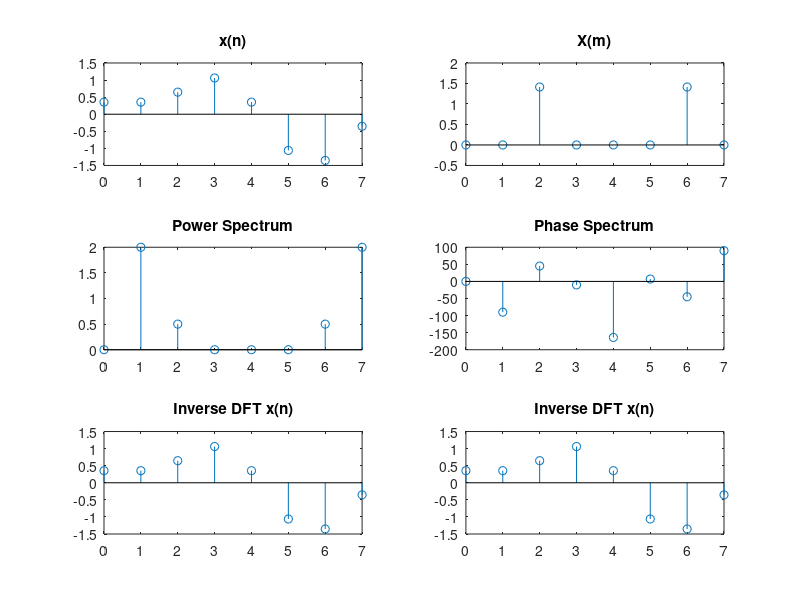

Write MATLAB code to recreate this figure.
clc;
clear;
close;

fs=8000;
ts=1/fs;
N=8;
n=0:N-1;

x=sin(2*pi*1000*n*ts) + 0.5*sin(2*pi*2000*n*ts + 3*pi/4);
X = zeros(1, N);
for m = 1:N
    for n = 1:N
        X(m) = X(m) + x(n)*exp(-2j*pi*(n-1)*(m-1)/N);
    end
end

n=0:N-1;
subplot(3,2,1);
stem(n,x);
title('x(n)');

subplot(3,2,2);
stem(n,real(X));
title('X(m)');

y = abs(X).^2/N;
subplot(3,2,3);
stem(n,y)
title('Power Spectrum');

subplot(3,2,4);
stem(n,angle(X)*180/pi)
title('Phase Spectrum');

x1 = zeros(1,N);
for n = 1:N
    for m = 1:N
        x1(n) = x1(n) + (1/N)*(X(m)*exp(2*j*pi*(n-1)*(m-1)/N));
    end
end

disp(real(x1));
n = 0:N-1;
subplot(3,2,5);
stem(n, real(x1));
title('Inverse DFT x(n)');

x2 = real(ifft(X));
disp(x2);
subplot(3,2,6);
stem(n, x2);
title('Inverse DFT x(n)');